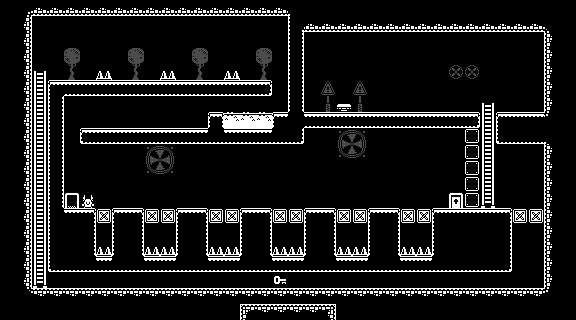

Below is a game level as drawn by its tile map, then a one-line description and the .tmx that defines it (tile-layer data replaced by summaries):
An orthogonal 36x20 tile map with 16x16 px tiles, 8 tile layers (layer_bg_details, layer_walls, layer_platforms, layer_oneWay_platforms, ...) and 21 objects (8x Stairs, 4x Block, 3x Potion, 2x Door, 2x Button, ...).

<map version="1.10" tiledversion="1.11.2" orientation="orthogonal" renderorder="left-up" width="36" height="20" tilewidth="16" tileheight="16" infinite="0" nextlayerid="14" nextobjectid="128">
 <editorsettings>
  <export target="level12.json" format="json" />
 </editorsettings>
 <tileset firstgid="1" name="ts-monochrome_tilemap_transparent" tilewidth="16" tileheight="16" spacing="1" tilecount="400" columns="20">
  <image source="../tilesets/ts-monochrome_tilemap_transparent.png" trans="ff00ff" width="339" height="339" />
 </tileset>
 <layer id="6" name="layer_bg_details" width="36" height="20" opacity="0.3" tintcolor="#686868">
  <data>[720 cells, 22 non-empty, 9 distinct tile ids]</data>
 </layer>
 <layer id="3" name="layer_walls" width="36" height="20">
  <data>[720 cells, 108 non-empty, 12 distinct tile ids]</data>
 </layer>
 <layer id="5" name="layer_platforms" width="36" height="20">
  <data>[720 cells, 135 non-empty, 13 distinct tile ids]</data>
 </layer>
 <layer id="13" name="layer_oneWay_platforms" width="36" height="20" opacity="0.25" tintcolor="#ffaa00">
  <data>[720 cells, 0 non-empty, 0 distinct tile ids]</data>
 </layer>
 <layer id="7" name="layer_fg_details" width="36" height="20">
  <data>[720 cells, 0 non-empty, 0 distinct tile ids]</data>
 </layer>
 <layer id="8" name="layer_ui" width="36" height="20">
  <data>[720 cells, 0 non-empty, 0 distinct tile ids]</data>
 </layer>
 <objectgroup id="9" name="level_entities" visible="0">
  <object id="1" name="student" type="Student" x="248" y="288">
   <point />
  </object>
  <object id="3" name="door01" type="Door" x="232" y="288">
   <properties>
    <property name="exit" type="bool" value="false" />
    <property name="opened" type="bool" value="true" />
   </properties>
   <point />
  </object>
  <object id="23" name="door2" type="Door" x="376" y="288">
   <properties>
    <property name="exit" type="bool" value="true" />
    <property name="opened" type="bool" value="false" />
   </properties>
   <point />
  </object>
  <object id="89" name="Stairs02" type="Stairs" x="72" y="176">
   <properties>
    <property name="Piece" value="segment" />
   </properties>
   <point />
  </object>
  <object id="90" name="Stairs03" type="Stairs" x="72" y="160">
   <properties>
    <property name="Piece" value="segment" />
   </properties>
   <point />
  </object>
  <object id="91" name="Stairs04" type="Stairs" x="72" y="144">
   <properties>
    <property name="Piece" value="segment" />
   </properties>
   <point />
  </object>
  <object id="92" name="Stairs05" type="Stairs" x="72" y="128">
   <properties>
    <property name="Piece" value="segment" />
   </properties>
   <point />
  </object>
  <object id="93" name="Stairs06" type="Stairs" x="72" y="112">
   <properties>
    <property name="Piece" value="segment" />
   </properties>
   <point />
  </object>
  <object id="94" name="Block01" type="Block" x="184" y="288">
   <properties>
    <property name="group" value="B" />
    <property name="type" value="push" />
   </properties>
   <point />
  </object>
  <object id="96" name="Button01" type="Button" x="32" y="280" rotation="90">
   <properties>
    <property name="group" value="B" />
    <property name="type" value="push" />
   </properties>
   <point />
  </object>
  <object id="97" name="Block02" type="Block" x="440" y="176">
   <properties>
    <property name="group" value="B" />
    <property name="type" value="toogle" />
   </properties>
   <point />
  </object>
  <object id="113" name="Block03" type="Block" x="408" y="192">
   <properties>
    <property name="group" value="A" />
    <property name="type" value="toogle" />
   </properties>
   <point />
  </object>
  <object id="99" name="Stairs01" type="Stairs" x="72" y="192">
   <properties>
    <property name="Piece" value="base" />
   </properties>
   <point />
  </object>
  <object id="100" name="Stairs07" type="Stairs" x="72" y="96">
   <properties>
    <property name="Piece" value="segment" />
   </properties>
   <point />
  </object>
  <object id="101" name="Stairs08" type="Stairs" x="72" y="80">
   <properties>
    <property name="Piece" value="segment" />
   </properties>
   <point />
  </object>
  <object id="115" name="Button02" type="Button" x="248" y="112">
   <properties>
    <property name="group" value="A" />
    <property name="type" value="stomp" />
   </properties>
   <point />
  </object>
  <object id="123" name="Block04" type="Block" x="408" y="176">
   <properties>
    <property name="group" value="A" />
    <property name="type" value="toogle" />
   </properties>
   <point />
  </object>
  <object id="124" name="potion01" type="Potion" x="312" y="304">
   <properties>
    <property name="Effect" value="doubleJump" />
   </properties>
   <point />
  </object>
  <object id="125" name="potion02" type="Potion" x="328" y="304">
   <properties>
    <property name="Effect" value="doubleJump" />
   </properties>
   <point />
  </object>
  <object id="126" name="potion03" type="Potion" x="344" y="304">
   <properties>
    <property name="Effect" value="doubleJump" />
   </properties>
   <point />
  </object>
  <object id="127" name="key" type="Key" x="504" y="176">
   <point />
  </object>
 </objectgroup>
 <layer id="11" name="reference_objects" width="36" height="20">
  <data>[720 cells, 61 non-empty, 12 distinct tile ids]</data>
 </layer>
 <layer id="12" name="layer_collisions" width="36" height="20" opacity="0.25" tintcolor="#aa007f">
  <data>[720 cells, 0 non-empty, 0 distinct tile ids]</data>
 </layer>
</map>
